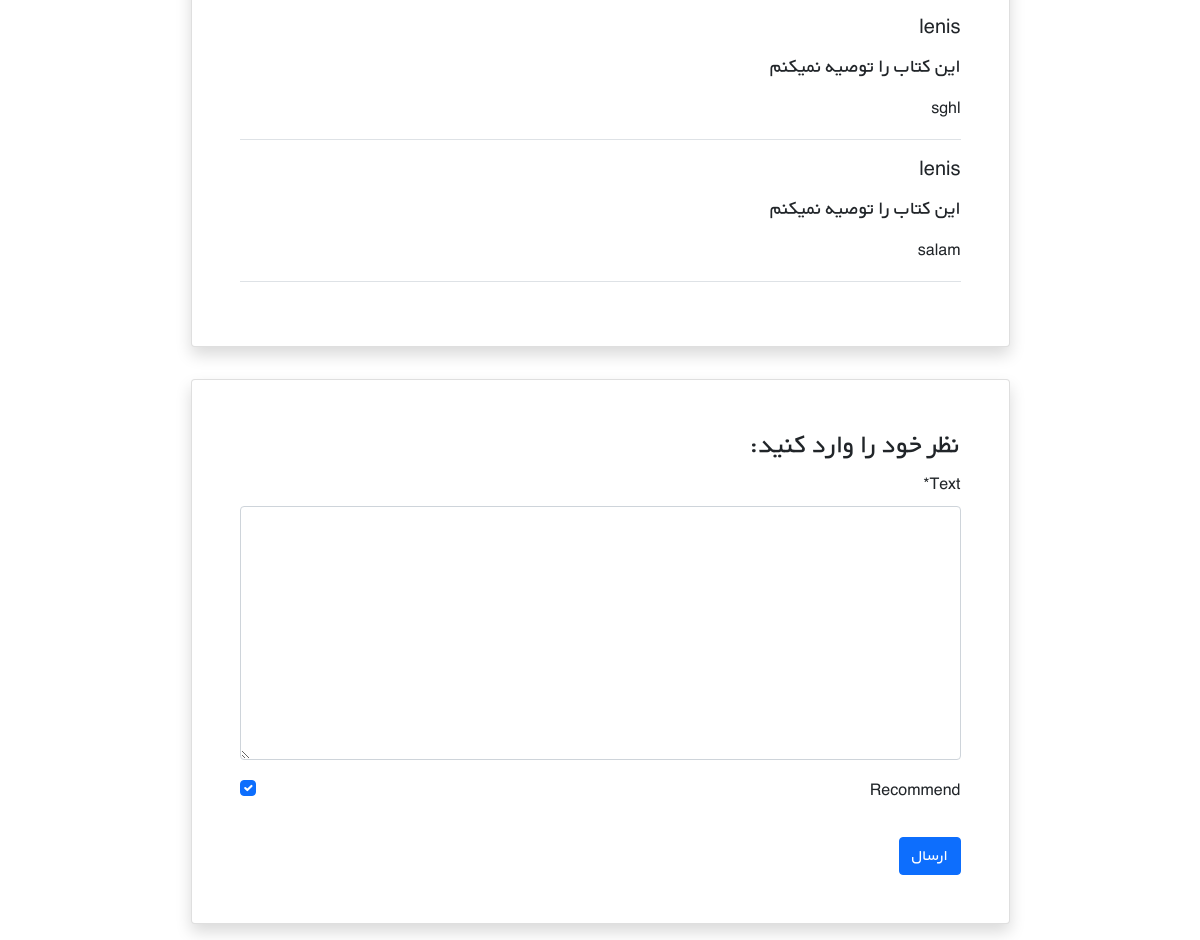
Before: /8/ (signed in, lower part) with the older database file.
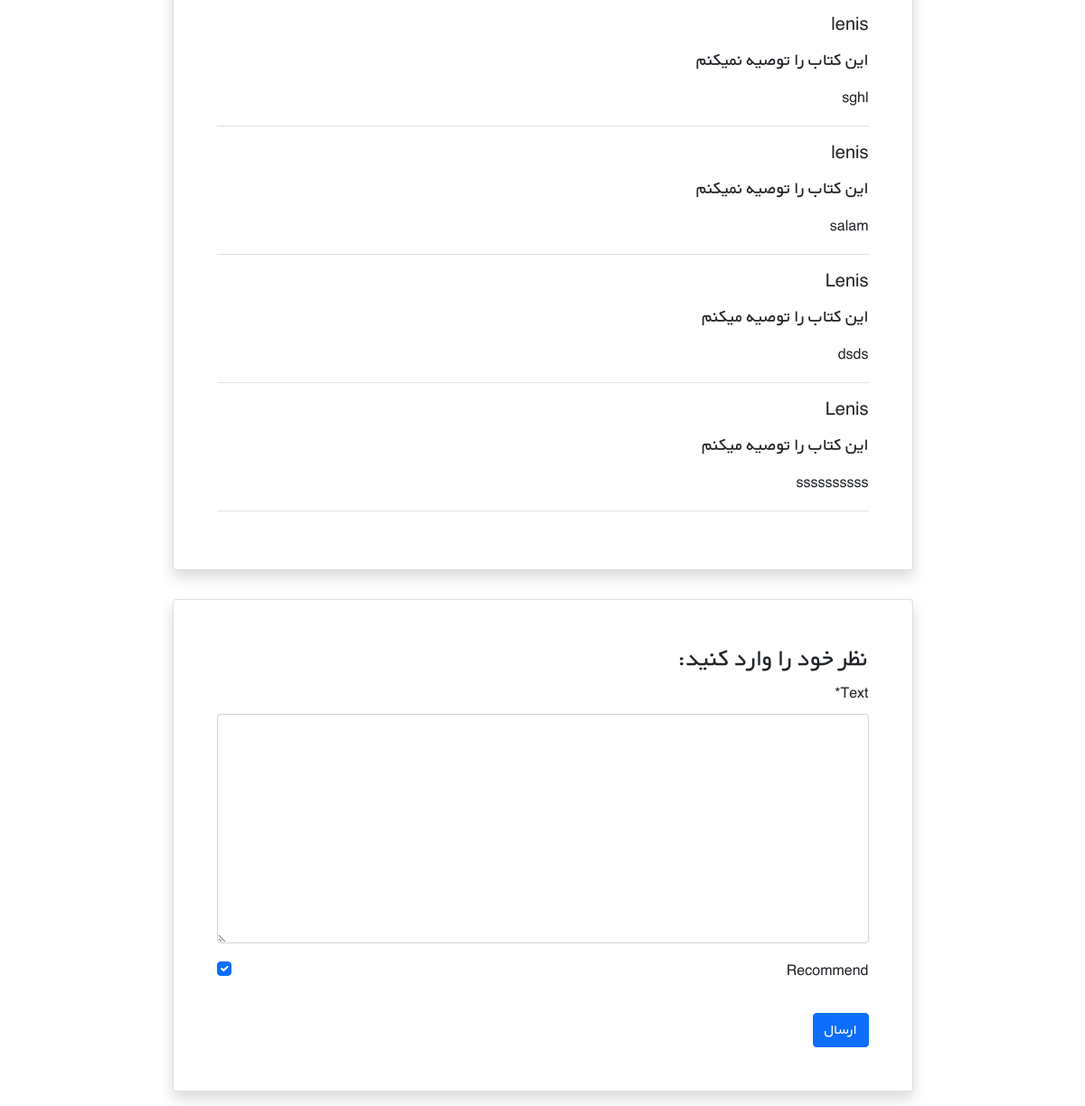
After: the same page with the newer database file.
### books/models.py (models this page shows, shortened)
class Comment(models.Model):
    text = models.TextField()
    user = models.ForeignKey(get_user_model(), on_delete=models.CASCADE)
    book = models.ForeignKey(Book, on_delete=models.CASCADE, related_name='comments')
    datetime_create = models.DateTimeField(auto_now_add=True)
    is_active = models.BooleanField(default=True)
    recommend = models.BooleanField(default=True)

### accounts/models.py (models this page shows)
class CustomUser(AbstractUser):
    age = models.PositiveIntegerField(null=True, blank=True)

### books/views.py (the view)
# urls.py: path('<int:pk>/', views.book_detail_view, name='book_detail'),
@login_required
def book_detail_view(request, pk):
    book = get_object_or_404(Book, pk=pk)
    book_comments = book.comments.all()
    if request.method == 'POST':
        comment_form = CommentForm(request.POST)
        if comment_form.is_valid():
            new_comment = comment_form.save(commit=False)
            new_comment.book = book
            new_comment.user = request.user
            new_comment.save()
    else:
        comment_form = CommentForm()
    return render(request, 'books/book_detail.html', {
        'book': book,
        'comments': book_comments,
        'comment_form': comment_form
    })

### books/forms.py
class CommentForm(forms.ModelForm):
    class Meta:
        model = Comment
        fields = ('text', 'recommend',)

### books/templates/books/book_detail.html (shortened to what this page needs)
{% extends '_base.html' %}
{% load static %}
{% load crispy_forms_filters %}
{% block content %}
    <div class="container mt-5" dir="rtl">
        <div class="">
            <div class="">
                <div class="d-flex justify-content-center">
                    <div class="card shadow my-3 p-5 w-sm-75 w-100">
                        {% for comment in comments %}
                            {% if comment.is_active %}
                                <div class="border-bottom mb-3">
                                    <h5 class="mb-3">{{ comment.user.username }} </h5>
                                    {% if comment.recommend %}
                                        <h5>این کتاب را توصیه میکنم</h5>
                                    {% else %}
                                        <h5>این کتاب را توصیه نمیکنم</h5>
                                    {% endif %}
                                    <p>{{ comment.text|linebreaks }}</p>
                                </div>
                            {% endif %}
                        {% endfor %}
                    </div>
                </div>
                <div class="d-flex justify-content-center">
                    <div class="card shadow my-3 p-5 w-sm-75 w-100">
                        <h3>نظر خود را وارد کنید:</h3>
                        <form method="POST">
                            {{ comment_form|crispy }}
                            <button type="submit" class="btn btn-primary mt-3">ارسال</button>
                        </form>
                    </div>
                </div>
            </div>
        </div>
    </div>
{% endblock %}

Changed rows visible on the page:
added Comment: user.username "Lenis", recommend "این کتاب را توصیه میکنم", text "dsds"
added Comment: user.username "Lenis", recommend "این کتاب را توصیه میکنم", text "ssssssssss"
